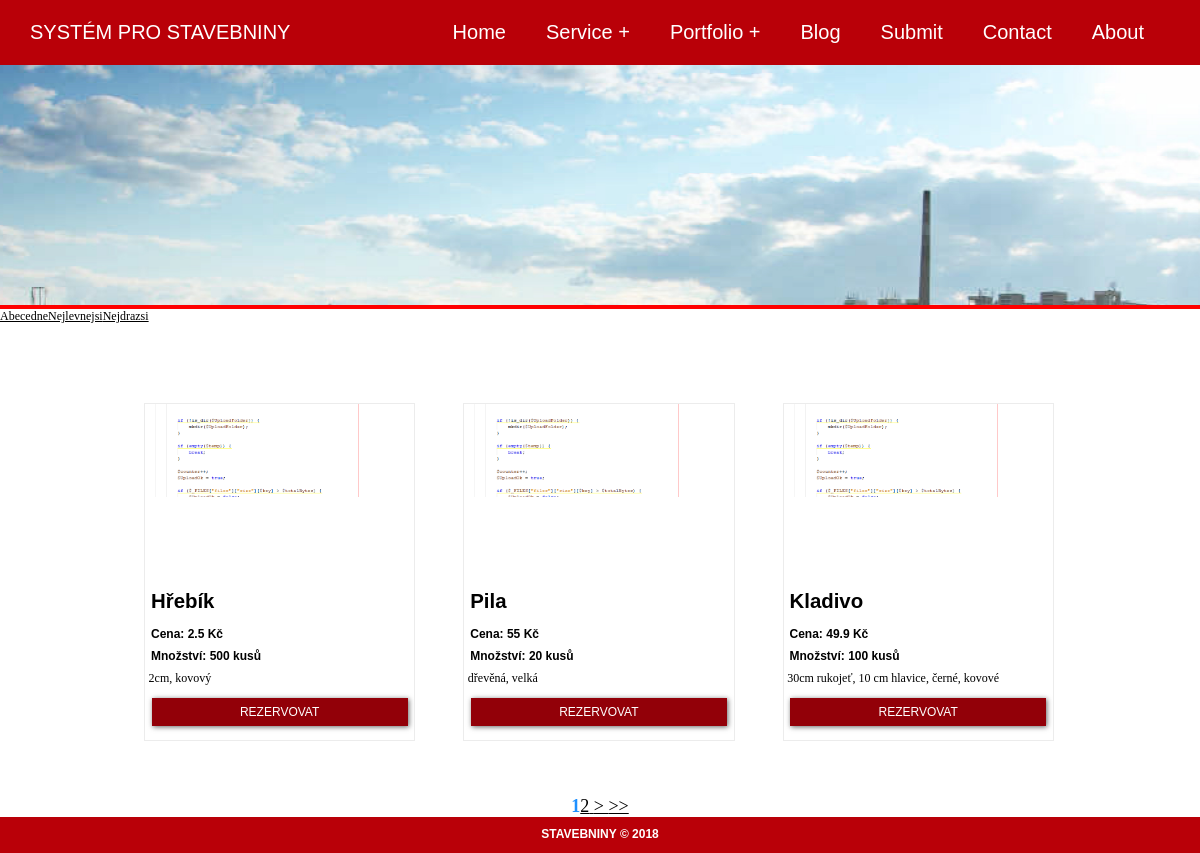
Screenshot of /zbozi.php with the database file from the repository.
### tables this page shows
CREATE TABLE `zbozi` (
  `id` int(11) NOT NULL,
  `nazev` varchar(50) NOT NULL,
  `popis` varchar(150) NOT NULL,
  `cena` float NOT NULL,
  `mnozstvi` int(11) NOT NULL,
  `sleva` int(11) NOT NULL DEFAULT '0'
);

### funkce.php (the view, shortened to what this page needs)
<?php
function spojeni() {
    $db = new mysqli("localhost", "root", "", "stavebniny");
    $db->set_charset("utf8");
    return $db;
}
function Menu(){
    $db= spojeni();
    if(isset($_SESSION["login"])) {
     $dotaz="select * from uzivatele where email='{$_SESSION["login"]}' limit 1";
     $data=mysqli_query($db,$dotaz);
     $zaznam=mysqli_fetch_array($data);
     if($zaznam["opravneni"]=="0"){include 'header_user.php';}
     else if($zaznam["opravneni"]=="1"){include 'header_admin.php';}
} else {
     include 'header.php';
}
}
function vypisZbozi(){
    $db = spojeni();
    if (isset($_GET['st'])) {
        if (!preg_match("/^[0-9]+$/", $_GET['st'])) {
            $strana = 1;
        } else {
            $strana = $_GET['st'];
        }
    } else {
        $strana = 1;
    }
    $naStranu = 3;
    $pocetStranData = "SELECT COUNT(*) FROM `zbozi`";
    $dataS = mysqli_query($db, $pocetStranData);
    $stran = mysqli_fetch_array($dataS);
    $pocet = ($strana - 1) * $naStranu;
    $pocetStran = ceil($stran[0] / $naStranu);
    if (isset($_GET['r'])) {
        if (!preg_match("/^[a-z]+$/", $_GET['r'])) {
            $razeni = "id";
            $zpusob="DESC";
        } else {
            $radit = $_GET['r'];
            if ($radit == "abecedne") {
                $razeni = "nazev";
                $zpusob="ASC";
            }elseif ($radit == "nejlevnejsi") {
                $razeni = "cena";
                $zpusob="ASC";
            }elseif($radit == "nejdrazsi"){
                $razeni = "cena";
                $zpusob="DESC";
            }
        }
    } else {
        $razeni = "id";
        $zpusob="DESC";
    }
    $sql = "SELECT * FROM zbozi ORDER BY $razeni $zpusob LIMIT $pocet, $naStranu";
    echo "<div class='cl'>";
    if ($data = $db->query($sql)) {
        if ($data->num_rows > 0) {
            while ($row = $data->fetch_assoc()) {
                echo "<div class='article'>";
                echo "<div class='foto1'>";
                $nazevSlozky = "images/obrazkyZbozi/" . $row['id'];
                if (is_dir($nazevSlozky)) {
                    $slozka = opendir($nazevSlozky);
                    for ($i = 0; $i < 1; $i++) {
                        $files = scandir($nazevSlozky);
                        $pocetSoub = count($files);
                        while ($nazevSouboru = readdir($slozka)) {
                            if ($nazevSouboru != "." && $nazevSouboru != ".." && $nazevSouboru != "nahledy" && $nazevSouboru != "thumbs.db" && $nazevSouboru != "Thumbs.db") {
                                echo "<img src='$nazevSlozky/$nazevSouboru' alt='' class='zkft'>";
                                break;
                            } else if ($pocetSoub <= 2) {
                                $odkaz = "images/1.jpg";
                                echo "<img src='$odkaz' alt='' class='zkft'>";
                                break;
                            }
                        }
                    }
                }
                echo "</div>";
                if ($row['sleva'] != 0) {
                    $text = "– zlevněno " . $row['sleva'] . "%";
                    $cenaPred = ", (cena před " . $row['cena'] . " Kč)";
                    $cena = $row['cena'] - $row['cena'] / $row['sleva'];
                } else {
                    $text = "";
                    $cena = $row['cena'];
                    $cenaPred = "";
                }
                echo" <div class='cln1'>
                                <h1 class='name'>{$row['nazev']} {$text}</h1>
                                <h1 class='name1'>Cena: {$cena} Kč{$cenaPred}</h1>
                                <h1 class='name1'>Množství: {$row['mnozstvi']} kusů</h1>";
                echo $row['popis'];
                echo"</div>";
                echo "<br><a href='xxx.php?id=$row[id]&strana=$strana' class='a'><button class='tlacitko1'>REZERVOVAT</button></a>";
                echo"</div>";
            }echo"</div>";
            echo"<div class='obalCisel'>";
            if (!isset($_GET["st"]))
                $i = 1;
            else {
                $i = $_GET['st'];
                if (!preg_match("/^[0-9]+$/", $_GET['st'])) {
                    $i = 1;
                }
            }
            echo "<b class='aktualStr'>" . $i . "</b>";
            if ($i < ($pocetStran)) {
                for ($m = 1; $m < 4; $m++) {
                    if (($i + $m) <= ceil($pocetStran)) {
                        if(isset($_GET['r'])){
                            echo "<a class='stranky' href='zbozi.php?st=" . ($i + $m) . "&r=" . ($_GET['r']) . "'>" . ($i + $m) . "</a>";
                        }else {
                             echo "<a class='stranky' href='zbozi.php?st=" . ($i + $m) . "'>" . ($i + $m) . "</a>";
                        }
                    }
                }
                if(isset($_GET['r'])){
                    echo "<a class='stranky' href='zbozi.php?st=" . ($i + 1) . "&r=" . ($_GET['r']) . "'> &gt; </a>";
                }else {
                    echo "<a class='stranky' href='zbozi.php?st=" . ($i + 1) . "'> &gt; </a>";
                }
            }
            if ($i < ceil($pocetStran)) {
                if(isset($_GET['r'])){
                    echo "<a class='stranky' href='zbozi.php?st=" . ceil($pocetStran) . "&r=" . ($_GET['r']) . "'> &gt;&gt;</a>";
                }else{
                    echo "<a class='stranky' href='zbozi.php?st=" . ceil($pocetStran) . "'> &gt;&gt;</a>";
                }
            }
            echo "</div>";
        } else
            echo "<p class='hlaska'>Omlouváme se, ale chybí nám tu zbozi.</p>";
    }
}
?>

### header.php (shortened to what this page needs)
<html>
    <head>
        <link rel="stylesheet" href="css/css.css" type="text/css">
    </head>
    <body>
        <nav>
            <div id="logo">SYSTÉM PRO STAVEBNINY</div>
            <ul class="menu">
                <li><a href="index.php">Home</a></li>
                <li>
                    <a href="#">Service</a>
                </li>
                <li>
                    <a href="#">Portfolio</a>
                </li>
                <li><a href="#">Blog</a></li>
                <li><a href="#">Submit</a></li>
                <li><a href="#">Contact</a></li>
                <li class="posledni"><a href="#">About</a></li>
            </ul>
        </nav>
        <div id="baner"></div>

### zbozi.php (shortened to what this page needs)
<?php
include "./funkce.php";
Menu();
?>
    <a href="zbozi.php?r=abecedne">Abecedne</a><a href="zbozi.php?r=nejlevnejsi">Nejlevnejsi</a><a href="zbozi.php?r=nejdrazsi">Nejdrazsi</a>
            <?php
            vypisZbozi();
            ?>
<?php
    include 'footer.php';
?>

### footer.php
        <footer class="footer">
            <div class="footer1">
                <div class="footer1text1">STAVEBNINY © 2018</div>
            </div>
        </footer>
    </body>
</html>

### css/css.css (style rules this page uses)
body { width: auto; margin: 0; padding: 0; box-sizing: border-box; font-size: 1vw; }
nav { margin: 0; padding: 0; background-color: #b90008; font-family: 'Futura W04',sans-serif; color: white; }
#logo { display: block; padding: 0 30px; float: left; font-size: 20px; line-height: 65px; height: 4vw; margin-bottom: 3vw; }
nav:after { content: ""; display: table; clear: both; }
nav ul { float: right; padding: 0; margin: 0; list-style: none; position: relative; }
nav ul li { margin: 0px; display: inline-block; float: left; background-color: #b90008; font-family: 'Futura W04',sans-serif; }
.posledni { margin-right: 3vw; }
nav a { display: block; padding: 0 20px; color: #FFF; font-size: 20px; line-height: 65px; text-decoration: none; }
li > a:after { content: ' +'; }
li > a:only-child:after { content: ''; }
#baner { width: 100%; height: 30vw; background-image: url("../images/u_foto.jpg"); background-attachment: fixed; background-position: 50% 70%; background-size: cover; border-bottom: 4px solid red; }
.footer { font-family: 'Futura W04',sans-serif; background-color: #b90008; height: 5vw; color: white; clear: both; width: 100%; bottom: 0; left: 0; text-align: center; font-size: 2.5vw; }
.footer1 { text-align: left; width: 100%; font-weight: 600; padding-top: 0.8vw; }
.footer1text1 { width: 100%; float: left; text-align: center; }
.cl { width: 80%; margin-left: 10%; margin-top: 5vw; overflow: auto; }
.article { height: 28vw; overflow: auto; width: 28.05%; margin-left: 2.5%; margin-right: 2.5%; margin-bottom: 2%; margin-top: 2%; float: left; background-color: white; border: 0.1vw solid #ececec; }
.foto1 { width: 100%; height: 20.5vw; overflow: hidden; }
.zkft { width: 100%; }
.cln1 { height: 7vw; width: 95%; margin-top: -5vw; text-align: justify; padding-left: 0.3vw; padding-right: 0.3vw; padding-bottom: 0.7vw; }
.name { margin-top: -2vw; color:black; text-decoration: none; padding-left: 0.2vw; font-size: 1.7vw; font-family: 'Futura W04',sans-serif; }
.name1 { color:black; text-decoration: none; padding-left: 0.2vw; font-size: 1vw; font-family: 'Futura W04',sans-serif; }
.a { margin-top: 2vw; color:black; text-decoration: none; }
.tlacitko1 { margin-left: 2.5%; width: 95%; margin-bottom: 0.5vw; background-color: #920008; border: none; color: white; padding: 0.6vw 1vw; text-align: center; text-decoration: none; display: inline-block; font-size: 1vw; cursor: pointer; box-shadow: 1px 1px 5px rgba(0, 0, 0, 0.6); }
@media (min-width:1200px) { #logo { margin-bottom: 0vw; } }
@media (min-width:1200px) { #baner { height: 20vw; background-position: 50% 80%; } }
@media (min-width:1200px) { .footer { height: 3vw; font-size: 1vw; } }

### zbozi.php (style rules this page uses)
.obalCisel { width: 100%; margin-top: 3vw; text-align: center; font-size: 1.5vw; color: black; }
a { color: black; }
.stranky { font-weight: normal; }
.aktualStr { color:dodgerblue; }

### rows the page displays
zbozi: nazev "Hřebík", cena "2.5", mnozstvi "500", popis "2cm, kovový"
zbozi: nazev "Pila", cena "55", mnozstvi "20", popis "dřevěná, velká"
zbozi: nazev "Kladivo", cena "49.9", mnozstvi "100", popis "30cm rukojeť, 10 cm hlavice, černé, kovové"

### other values shown
$i "1"
$i + $m "2"
